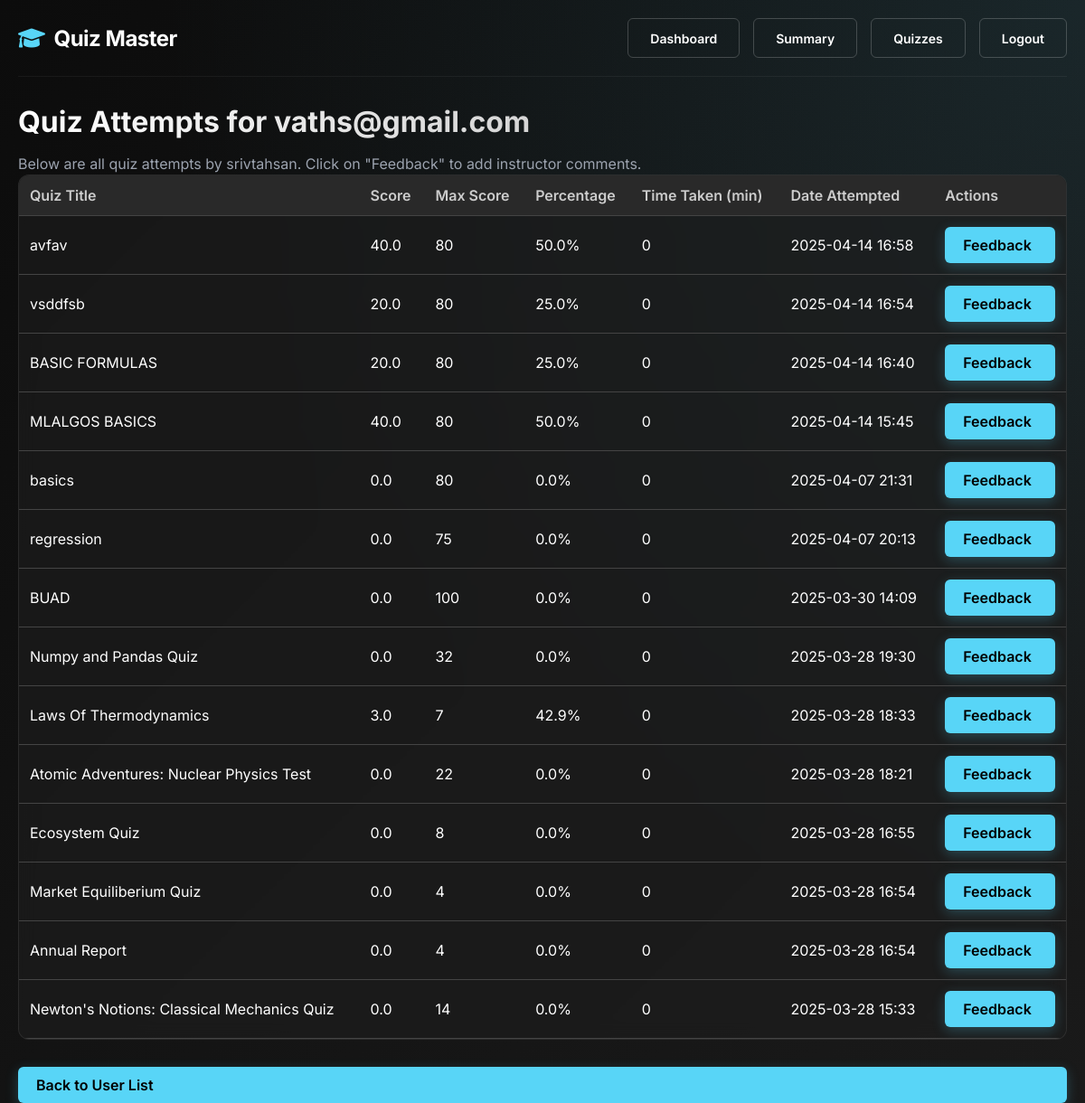
Screenshot of /admin/view_users?user_id=2 (signed in) with the database file from the repository.
### models.py (models this page shows, shortened)
class User(db.Model):
    __tablename__ = 'users'
    id = db.Column(db.Integer, primary_key=True)
    username = db.Column(db.String(50), unique=True, nullable=False, index=True)
    password = db.Column(db.String(100), nullable=False)
    full_name = db.Column(db.String(100))
    email = db.Column(db.String(120), unique=True)
    dob = db.Column(db.Date)
    contact_no = db.Column(db.String(15))
    role = db.Column(db.String(20), default="user")
    profile_image = db.Column(db.String(200))
    created_at = db.Column(db.DateTime, default=datetime.utcnow)
    last_login = db.Column(db.DateTime)
    is_active = db.Column(db.Boolean, default=True)
    scores = db.relationship('Score', backref='user', lazy='dynamic', cascade="all, delete-orphan")
    question_attempts = db.relationship('QuestionAttempt', backref='user', lazy='dynamic')
    comments_received = db.relationship('ScoreComment', backref='user',
                                        primaryjoin="User.id==Score.user_id",
                                        secondary="scores",
                                        viewonly=True)

class Quiz(db.Model):
    __tablename__ = 'quizzes'
    id = db.Column(db.Integer, primary_key=True)
    name = db.Column(db.String(120), nullable=False, index=True)
    chapter_id = db.Column(db.Integer, db.ForeignKey('chapters.id'), nullable=False)
    description = db.Column(db.Text)
    instructions = db.Column(db.Text)
    quiz_type = db.Column(db.String(20), default="assessment")
    passing_score = db.Column(db.Float, default=0.0)  # Minimum score to pass
    allow_retake = db.Column(db.Boolean, default=True)
    max_attempts = db.Column(db.Integer, default=1)  # 0 means unlimited
    show_answers = db.Column(db.Boolean, default=True)  # Show correct answers after quiz
    randomize_questions = db.Column(db.Boolean, default=False)
    date_of_quiz = db.Column(db.Date)
    time_duration = db.Column(db.Integer)  # Duration in minutes
    start_time = db.Column(db.DateTime, index=True)
    end_time = db.Column(db.DateTime, index=True)
    is_active = db.Column(db.Boolean, default=True)
    created_at = db.Column(db.DateTime, default=datetime.utcnow)
    created_by = db.Column(db.Integer, db.ForeignKey('users.id'))
    questions = db.relationship('Question', backref='quiz', cascade="all, delete-orphan", lazy=True)
    scores = db.relationship('Score', backref='quiz', cascade="all, delete-orphan", lazy=True)
    tags = db.relationship('QuizTag', backref='quiz', cascade="all, delete-orphan", lazy=True)
    creator = db.relationship('User', foreign_keys=[created_by], backref='created_quizzes')

class Score(db.Model):
    __tablename__ = 'scores'
    id = db.Column(db.Integer, primary_key=True)
    quiz_id = db.Column(db.Integer, db.ForeignKey('quizzes.id'), nullable=False)
    user_id = db.Column(db.Integer, db.ForeignKey('users.id'), nullable=False)
    total_scored = db.Column(db.Float, nullable=False, default=0.0)
    time_spent = db.Column(db.Integer, nullable=False, default=0)  # in seconds
    time_stamp_of_attempt = db.Column(db.DateTime, default=datetime.utcnow, index=True)
    completion_status = db.Column(db.String(20), default='Completed')  # Completed, Partial, Abandoned
    total_questions = db.Column(db.Integer, default=0)
    questions_answered = db.Column(db.Integer, default=0)
    questions_correct = db.Column(db.Integer, default=0)
    percentile = db.Column(db.Float)  # Calculated percentile compared to others
    ip_address = db.Column(db.String(45))  # For security logging
    attempt_number = db.Column(db.Integer, default=1)  # For tracking multiple attempts
    device_info = db.Column(db.String(200))  # User agent or device info
    question_attempts = db.relationship('QuestionAttempt', backref='score', cascade="all, delete-orphan", lazy=True)
    comments = db.relationship('ScoreComment', backref='score', cascade="all, delete-orphan", lazy=True)
    __table_args__ = (
        db.UniqueConstraint('quiz_id', 'user_id', 'attempt_number', name='_quiz_user_attempt_uc'),
    )

### routes.py (the view)
@app_routes.route("/admin/view_users")
def view_users():
    if session.get("role") != "admin":
        flash("Access denied! Admins only.", "danger")
        return redirect(url_for("app_routes.login"))
    user_id = request.args.get("user_id")
    if user_id:
        user = User.query.get(user_id)
        if not user:
            flash("User not found.", "danger")
            return redirect(url_for("app_routes.view_users"))
        attempts = Score.query.filter_by(user_id=user_id).order_by(Score.time_stamp_of_attempt.desc()).all()
        detailed_attempts = []
        for attempt in attempts:
            quiz = Quiz.query.get(attempt.quiz_id)
            if not quiz:
                continue
            questions = Question.query.filter_by(quiz_id=quiz.id).all()
            max_score = sum(q.marks for q in questions) if questions else 0
            percentage = (attempt.total_scored / max_score * 100) if max_score > 0 else 0
            detailed_attempts.append({
                'quiz_name': quiz.name,
                'score': attempt.total_scored,
                'max_score': max_score,
                'percentage': percentage,
                'time_spent': round(attempt.time_spent / 60, 1) if attempt.time_spent else 0,  # in minutes
                'date': attempt.time_stamp_of_attempt,
                'score_id': attempt.id
            })
        return render_template("view_users.html", user=user, attempts=detailed_attempts)
    else:
        users = User.query.all()
        return render_template("view_users.html", users=users)

### routes.py (called while the page is built)
@app_routes.context_processor
def inject_responsive_elements():
    is_mobile = request.user_agent.platform in ['android', 'iphone'] or \
                'mobile' in request.user_agent.string.lower()
    return {
        'is_mobile': is_mobile,
        'current_year': datetime.now().year
    }  # Fixed: Added missing closing brace

### templates/admin/view_users.html (shortened to what this page needs)
{% extends "base.html" %}
{% block content %}
<div class="page-header">
    {% if user %}
        <h1 class="page-title">Quiz Attempts for {{ user.username }}</h1>
        <p class="page-subtitle">Below are all quiz attempts by {{ user.full_name or user.username }}. Click on "Feedback" to add instructor comments.</p>
    {% else %}
        <h1 class="page-title">System Users</h1>
        <p class="page-subtitle">Select a user to view detailed quiz attempts and provide feedback.</p>
    {% endif %}
</div>
{% if user %}
    <div class="data-card">
        <div class="table-responsive">
            <table class="data-table">
                <thead>
                    <tr>
                        <th>Quiz Title</th>
                        <th>Score</th>
                        <th>Max Score</th>
                        <th>Percentage</th>
                        <th>Time Taken (min)</th>
                        <th>Date Attempted</th>
                        <th>Actions</th>
                    </tr>
                </thead>
                <tbody>
                    {% if attempts and attempts|length > 0 %}
                        {% for attempt in attempts %}
                        <tr>
                            <td>{{ attempt.quiz_name }}</td>
                            <td>{{ attempt.score }}</td>
                            <td>{{ attempt.max_score }}</td>
                            <td>{{ attempt.percentage|round(1) }}%</td>
                            <td>{{ attempt.time_spent }}</td>
                            <td class="date-cell">{{ attempt.date.strftime('%Y-%m-%d %H:%M') }}</td>
                            <td>
                                <a href="{{ url_for('app_routes.add_score_comment', score_id=attempt.score_id) }}" class="action-btn">Feedback</a>
                            </td>
                        </tr>
                        {% endfor %}
                    {% else %}
                        <tr>
                            <td colspan="7" class="empty-state">No quiz attempts found for this user.</td>
                        </tr>
                    {% endif %}
                </tbody>
            </table>
        </div>
    </div>
    <div>
        <a href="{{ url_for('app_routes.view_users') }}" class="action-btn">Back to User List</a>
    </div>
{% endif %}
{% endblock %}

### rows the page displays
User: username "vaths@gmail.com", full_name "srivtahsan"
Quiz: quiz_name "avfav"
Score: score "40.0", date "2025-04-14 16:58"
Quiz: quiz_name "vsddfsb"
Score: score "20.0", date "2025-04-14 16:54"
Quiz: quiz_name "BASIC FORMULAS"
Score: score "20.0", date "2025-04-14 16:40"
Quiz: quiz_name "MLALGOS BASICS"
Score: score "40.0", date "2025-04-14 15:45"
Quiz: quiz_name "basics"
Score: score "0.0", date "2025-04-07 21:31"
Quiz: quiz_name "regression"
Score: score "0.0", date "2025-04-07 20:13"
Quiz: quiz_name "BUAD"
Score: score "0.0", date "2025-03-30 14:09"
Quiz: quiz_name "Numpy and Pandas Quiz"
Score: score "0.0", date "2025-03-28 19:30"
Quiz: quiz_name "Laws Of Thermodynamics"
Score: score "3.0", date "2025-03-28 18:33"
Quiz: quiz_name "Atomic Adventures: Nuclear Physics Test"
Score: score "0.0", date "2025-03-28 18:21"
Quiz: quiz_name "Ecosystem Quiz"
Score: score "0.0", date "2025-03-28 16:55"
Quiz: quiz_name "Market Equiliberium Quiz"
Score: score "0.0", date "2025-03-28 16:54"
Quiz: quiz_name "Annual Report"
Score: score "0.0", date "2025-03-28 16:54"
Quiz: quiz_name "Newton's Notions: Classical Mechanics Quiz"
Score: score "0.0", date "2025-03-28 15:33"

### other values shown
{{ attempt.max_score }} "80" "80" "80" "80" "80" "75" "100" "32" "7" "22" "8" "4" "4" "14"
{{ attempt.percentage|round(1) }} "50.0" "25.0" "25.0" "50.0" "0.0" "0.0" "0.0" "0.0" "42.9" "0.0" "0.0" "0.0" "0.0" "0.0"
{{ attempt.time_spent }} "0" "0" "0" "0" "0" "0" "0" "0" "0" "0" "0" "0" "0" "0"
